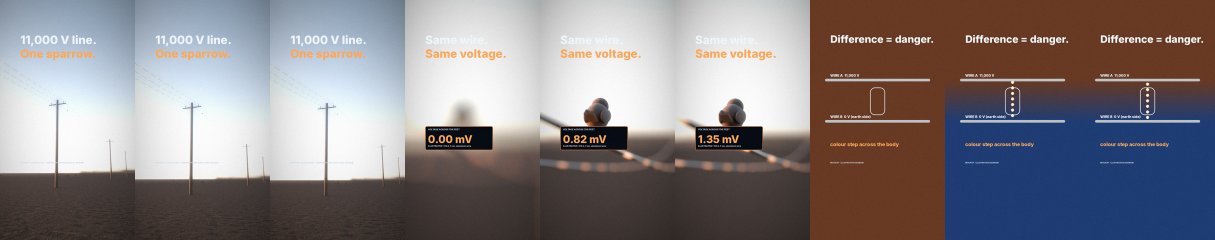
#> input picture reels/science/reel-bird-on-wire/mockup/contact-sheet.png, 2430 x 480 px (shown at 1/2 size)
$ python -i compose.py   (imports and definitions only)
#> lines starting #> are read from the running program, lines starting #| are printed output that depends on the picture
# Mockup composer: Cycles clips (12 fps) + voltage-field data objects drawn per frame -> silent preview mp4 (30 fps).
# families: (1) Cycles animated plate (wide dusk), (2) Cycles rack-focus clip + field/meter overlay, (3) procedural colour-step diagram.
import sys, os, math, subprocess
from PIL import Image, ImageDraw, ImageFont, ImageFilter
import numpy as np
# [1 line not run here, left out]
W, H = 1080, 1920
F = '/home/user/video-generator/assets/fonts/'
def font(name, size): return ImageFont.truetype(F + name, size)
# [4 lines not run here, left out]
def clip(prefix, n): return [Image.open(f'{CL}/{prefix}_{i:03d}.png').convert('RGB').resize((W, H), Image.LANCZOS) for i in range(1, n + 1)]
# [1 line that did not run here, left out]
def glow(img, strength=.55):
    a = np.asarray(img).astype(np.float32) / 255; lum = a.max(2); m = np.clip((lum - .72) * 4, 0, 1)[..., None] * a
    g = Image.fromarray((m * 255).astype(np.uint8)).filter(ImageFilter.GaussianBlur(18)); b = np.asarray(g).astype(np.float32) / 255
    return Image.fromarray(np.clip((a + strength * b) * 255, 0, 255).astype(np.uint8))
def grain(img, k, amt=.03):
    rng = np.random.default_rng(k); a = np.asarray(img).astype(np.float32) / 255; n = rng.normal(0, amt, a.shape[:2])[..., None]
    return Image.fromarray(np.clip((a + n) * 255, 0, 255).astype(np.uint8))
def vign(img):
    y, x = np.mgrid[0:H, 0:W]; d = np.sqrt(((x - W / 2) / (W * .75)) ** 2 + ((y - H / 2) / (H * .7)) ** 2); v = np.clip(1 - .35 * d ** 2, .55, 1)[..., None]
    return Image.fromarray(np.clip(np.asarray(img).astype(np.float32) * v, 0, 255).astype(np.uint8))
def text(d, xy, s, size, fill, anchor='la'): d.text(xy, s, font=INTER(size), fill=fill, anchor=anchor)
def lerp(a, b, u): return a + (b - a) * u
def ramp(t, a, b): return max(0, min(1, (t - a) / (b - a)))
def eo(u): return 1 - (1 - u) ** 3
frames = []
#> frames = []
# ---- scene A: wide dusk plate with travelling pulses (2.0 s of the 24-frame loop x2) + headline, 4 s ----
# [15 lines not run here, left out]
# ---- scene C: procedural colour-step diagram (two wires, a body between them), 4 s ----
def field(c, t):
    y, x = np.mgrid[0:H, 0:W].astype(np.float32)
    # potential: wire A (y=760) at 1.0, wire B (y=1010) at 0.0; body bridges them. Colour = potential
    p = np.clip((y - 760) / 250, 0, 1); p = np.where(t < 1.6, np.where(y < 885, 1.0, 0.0) * 0 + 1.0, 1 - p)
    return p
# [20 lines not run here, left out]

>>> import cv2
>>> picture = cv2.imread('contact-sheet.png', cv2.IMREAD_GRAYSCALE)
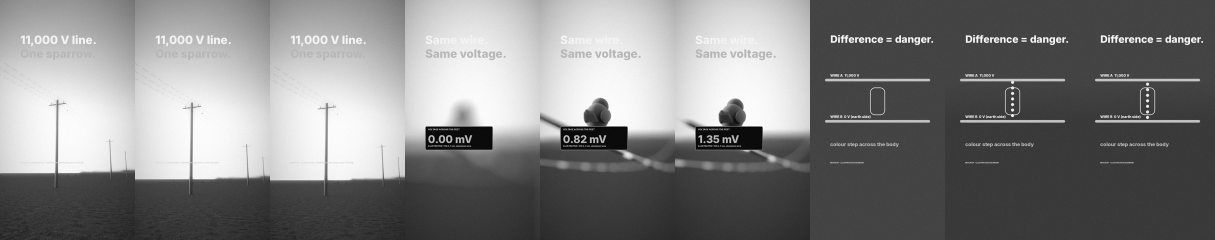
#> picture: shape (480, 2430) (shown at 1/2 size); min 1, max 255, mean 128.9
>>> result = glow(picture)
#> (the run stopped early here; a loop or call above may not have finished)
